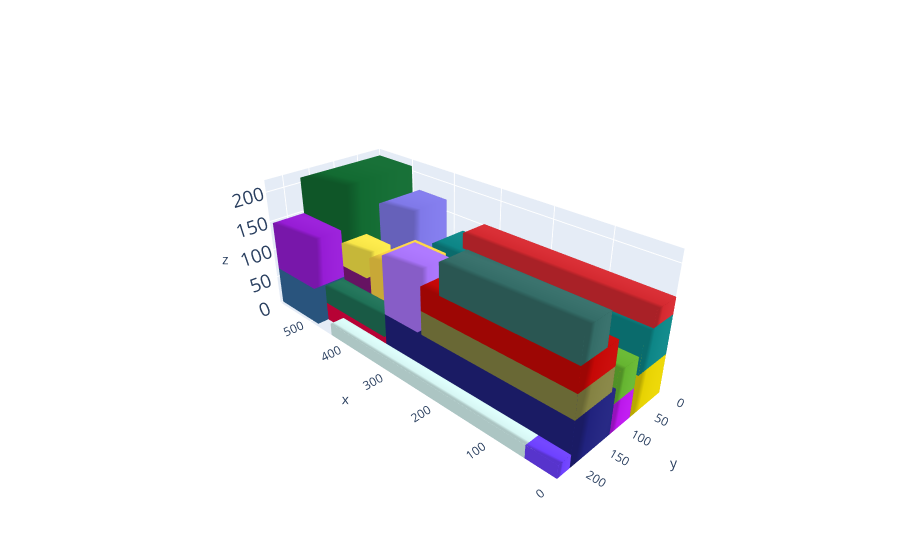

Notebook source saved alongside this figure:
### Markdown cell above
# Plot the solution

### Code cell
cont, execution_time,total_volume,TOTAL_VOLUME,DS,history_CG = MLCP_function(params=params,instance=1,weight_restriction=True, max_distance_cg=10000)
print("cont despues de ejecutar MLCP")
L = cont.l;W = cont.w; H = cont.h

box_dims = []
for aabb in cont.aabbs:
  box_dims.append([aabb.xmin,aabb.ymin,aabb.zmin,aabb.xmax,aabb.ymax,aabb.zmax])
box_dims.append([0,0,0,L,W,H])
bxplot.plot_container([L,W,H], box_dims) 
print(f'{L} {W} {H}')
print(f'L * W * H = {L * W * H}')
print(f'total_volume = {sum(total_volume)}')
print(f'TOTAL_VOLUME = {len(TOTAL_VOLUME)}')
print(f'%DS = {DS /sum(total_volume)}')
print(f'% = {sum(total_volume)/(L * W * H)}')

import matplotlib.pyplot as plt
import numpy as np

acum_volume = np.cumsum(total_volume)
x = list(range(1, len(total_volume) + 1))
plt.plot(x, acum_volume)
plt.title('volumen')


plt.show()

### Figure 1 — Plotly figure (JSON) as saved in the notebook; plotly's stock layout.template omitted (floating-point values rounded to 4 significant figures)
{"data": [{"color": "rgb(230.267849354375,209.58434500079076,2.342717201591568)", "i": [7, 0, 0, 0, 4, 4, 2, 6, 4, 0, 3, 7], "j": [3, 4, 1, 2, 5, 6, 5, 5, 0, 1, 2, 2], "k": [0, 7, 2, 3, 6, 7, 1, 2, 5, 5, 7, 6], "opacity": 1, "type": "mesh3d", "x": [0, 0, 412, 412, 0, 0, 412, 412], "y": [0, 76, 76, 0, 0, 76, 76, 0], "z": [0, 0, 0, 0, 64, 64, 64, 64]}, {"color": "rgb(108.96176976802968,64.39257262338599,254.44959841434653)", "i": [7, 0, 0, 0, 4, 4, 2, 6, 4, 0, 3, 7], "j": [3, 4, 1, 2, 5, 6, 5, 5, 0, 1, 2, 2], "k": [0, 7, 2, 3, 6, 7, 1, 2, 5, 5, 7, 6], "opacity": 1, "type": "mesh3d", "x": [0, 0, 49, 49, 0, 0, 49, 49], "y": [208, 233, 233, 208, 208, 233, 233, 208], "z": [0, 0, 0, 0, 21, 21, 21, 21]}, {"color": "rgb(50.78522077338806,105.25266012972162,155.9564361768964)", "i": [7, 0, 0, 0, 4, 4, 2, 6, 4, 0, 3, 7], "j": [3, 4, 1, 2, 5, 6, 5, 5, 0, 1, 2, 2], "k": [0, 7, 2, 3, 6, 7, 1, 2, 5, 5, 7, 6], "opacity": 1, "type": "mesh3d", "x": [484, 484, 587, 587, 484, 484, 587, 587], "y": [0, 228, 228, 0, 0, 228, 228, 0], "z": [0, 0, 0, 0, 64, 64, 64, 64]}, {"color": "rgb(32.29560760541881,33.92302905969704,125.47129516636979)", "i": [7, 0, 0, 0, 4, 4, 2, 6, 4, 0, 3, 7], "j": [3, 4, 1, 2, 5, 6, 5, 5, 0, 1, 2, 2], "k": [0, 7, 2, 3, 6, 7, 1, 2, 5, 5, 7, 6], "opacity": 1, "type": "mesh3d", "x": [0, 0, 336, 336, 0, 0, 336, 336], "y": [123, 208, 208, 123, 123, 208, 208, 123], "z": [0, 0, 0, 0, 72, 72, 72, 72]}, {"color": "rgb(214.66220265460203,246.33813676239802,243.74086203154374)", "i": [7, 0, 0, 0, 4, 4, 2, 6, 4, 0, 3, 7], "j": [3, 4, 1, 2, 5, 6, 5, 5, 0, 1, 2, 2], "k": [0, 7, 2, 3, 6, 7, 1, 2, 5, 5, 7, 6], "opacity": 1, "type": "mesh3d", "x": [49, 49, 441, 441, 49, 49, 441, 441], "y": [208, 233, 233, 208, 208, 233, 233, 208], "z": [0, 0, 0, 0, 21, 21, 21, 21]}, {"color": "rgb(186.565007393518,23.107695408503847,234.63081927792626)", "i": [7, 0, 0, 0, 4, 4, 2, 6, 4, 0, 3, 7], "j": [3, 4, 1, 2, 5, 6, 5, 5, 0, 1, 2, 2], "k": [0, 7, 2, 3, 6, 7, 1, 2, 5, 5, 7, 6], "opacity": 1, "type": "mesh3d", "x": [0, 0, 284, 284, 0, 0, 284, 284], "y": [76, 123, 123, 76, 76, 123, 123, 76], "z": [0, 0, 0, 0, 48, 48, 48, 48]}, {"color": "rgb(127.13747672293863,24.048074834294724,123.0766837054103)", "i": [7, 0, 0, 0, 4, 4, 2, 6, 4, 0, 3, 7], "j": [3, 4, 1, 2, 5, 6, 5, 5, 0, 1, 2, 2], "k": [0, 7, 2, 3, 6, 7, 1, 2, 5, 5, 7, 6], "opacity": 1, "type": "mesh3d", "x": [412, 412, 484, 484, 412, 412, 484, 484], "y": [0, 170, 170, 0, 0, 170, 170, 0], "z": [0, 0, 0, 0, 84, 84, 84, 84]}, {"color": "rgb(228.82071992516398,1.9394491445181172,66.25321673437352)", "i": [7, 0, 0, 0, 4, 4, 2, 6, 4, 0, 3, 7], "j": [3, 4, 1, 2, 5, 6, 5, 5, 0, 1, 2, 2], "k": [0, 7, 2, 3, 6, 7, 1, 2, 5, 5, 7, 6], "opacity": 1, "type": "mesh3d", "x": [340, 340, 484, 484, 340, 340, 484, 484], "y": [172, 208, 208, 172, 172, 208, 208, 172], "z": [0, 0, 0, 0, 31, 31, 31, 31]}, {"color": "rgb(90.5955343787531,53.19438791773637,218.6102964353265)", "i": [7, 0, 0, 0, 4, 4, 2, 6, 4, 0, 3, 7], "j": [3, 4, 1, 2, 5, 6, 5, 5, 0, 1, 2, 2], "k": [0, 7, 2, 3, 6, 7, 1, 2, 5, 5, 7, 6], "opacity": 1, "type": "mesh3d", "x": [342, 342, 412, 412, 342, 342, 412, 412], "y": [77, 172, 172, 77, 77, 172, 172, 77], "z": [0, 0, 0, 0, 62, 62, 62, 62]}, {"color": "rgb(124.44125951312739,35.10129370280192,33.52260975713375)", "i": [7, 0, 0, 0, 4, 4, 2, 6, 4, 0, 3, 7], "j": [3, 4, 1, 2, 5, 6, 5, 5, 0, 1, 2, 2], "k": [0, 7, 2, 3, 6, 7, 1, 2, 5, 5, 7, 6], "opacity": 1, "type": "mesh3d", "x": [294, 294, 342, 342, 294, 294, 342, 342], "y": [76, 123, 123, 76, 76, 123, 123, 76], "z": [0, 0, 0, 0, 71, 71, 71, 71]}, {"color": "rgb(30.96827541433438,112.96717415873381,86.53897480610448)", "i": [7, 0, 0, 0, 4, 4, 2, 6, 4, 0, 3, 7], "j": [3, 4, 1, 2, 5, 6, 5, 5, 0, 1, 2, 2], "k": [0, 7, 2, 3, 6, 7, 1, 2, 5, 5, 7, 6], "opacity": 1, "type": "mesh3d", "x": [340, 340, 484, 484, 340, 340, 484, 484], "y": [172, 208, 208, 172, 172, 208, 208, 172], "z": [31, 31, 31, 31, 62, 62, 62, 62]}, {"color": "rgb(100.93899398221515,179.97954361860775,48.22701879763728)", "i": [7, 0, 0, 0, 4, 4, 2, 6, 4, 0, 3, 7], "j": [3, 4, 1, 2, 5, 6, 5, 5, 0, 1, 2, 2], "k": [0, 7, 2, 3, 6, 7, 1, 2, 5, 5, 7, 6], "opacity": 1, "type": "mesh3d", "x": [0, 0, 284, 284, 0, 0, 284, 284], "y": [76, 123, 123, 76, 76, 123, 123, 76], "z": [48, 48, 48, 48, 96, 96, 96, 96]}, {"color": "rgb(249.7335271509234,209.82538252684765,69.34648524585316)", "i": [7, 0, 0, 0, 4, 4, 2, 6, 4, 0, 3, 7], "j": [3, 4, 1, 2, 5, 6, 5, 5, 0, 1, 2, 2], "k": [0, 7, 2, 3, 6, 7, 1, 2, 5, 5, 7, 6], "opacity": 1, "type": "mesh3d", "x": [342, 342, 412, 412, 342, 342, 412, 412], "y": [77, 172, 172, 77, 77, 172, 172, 77], "z": [62, 62, 62, 62, 124, 124, 124, 124]}, {"color": "rgb(18.223014557806756,107.01393482065252,49.934698565884624)", "i": [7, 0, 0, 0, 4, 4, 2, 6, 4, 0, 3, 7], "j": [3, 4, 1, 2, 5, 6, 5, 5, 0, 1, 2, 2], "k": [0, 7, 2, 3, 6, 7, 1, 2, 5, 5, 7, 6], "opacity": 1, "type": "mesh3d", "x": [502, 502, 587, 587, 502, 502, 587, 587], "y": [0, 168, 168, 0, 0, 168, 168, 0], "z": [64, 64, 64, 64, 208, 208, 208, 208]}, {"color": "rgb(12.912758025850895,133.48990944010941,134.43340220690385)", "i": [7, 0, 0, 0, 4, 4, 2, 6, 4, 0, 3, 7], "j": [3, 4, 1, 2, 5, 6, 5, 5, 0, 1, 2, 2], "k": [0, 7, 2, 3, 6, 7, 1, 2, 5, 5, 7, 6], "opacity": 1, "type": "mesh3d", "x": [0, 0, 380, 380, 0, 0, 380, 380], "y": [0, 70, 70, 0, 0, 70, 70, 0], "z": [64, 64, 64, 64, 126, 126, 126, 126]}, {"color": "rgb(150.2810328443282,28.404013470467508,212.8310246463525)", "i": [7, 0, 0, 0, 4, 4, 2, 6, 4, 0, 3, 7], "j": [3, 4, 1, 2, 5, 6, 5, 5, 0, 1, 2, 2], "k": [0, 7, 2, 3, 6, 7, 1, 2, 5, 5, 7, 6], "opacity": 1, "type": "mesh3d", "x": [485, 485, 587, 587, 485, 485, 587, 587], "y": [168, 228, 228, 168, 168, 228, 228, 168], "z": [64, 64, 64, 64, 146, 146, 146, 146]}, {"color": "rgb(131.63143548571787,129.63555437844292,66.26046859221034)", "i": [7, 0, 0, 0, 4, 4, 2, 6, 4, 0, 3, 7], "j": [3, 4, 1, 2, 5, 6, 5, 5, 0, 1, 2, 2], "k": [0, 7, 2, 3, 6, 7, 1, 2, 5, 5, 7, 6], "opacity": 1, "type": "mesh3d", "x": [0, 0, 258, 258, 0, 0, 258, 258], "y": [132, 208, 208, 132, 132, 208, 208, 132], "z": [72, 72, 72, 72, 110, 110, 110, 110]}, {"color": "rgb(168.48615098580368,115.63209544370596,249.19492956489628)", "i": [7, 0, 0, 0, 4, 4, 2, 6, 4, 0, 3, 7], "j": [3, 4, 1, 2, 5, 6, 5, 5, 0, 1, 2, 2], "k": [0, 7, 2, 3, 6, 7, 1, 2, 5, 5, 7, 6], "opacity": 1, "type": "mesh3d", "x": [266, 266, 336, 336, 266, 266, 336, 336], "y": [146, 208, 208, 146, 146, 208, 208, 146], "z": [72, 72, 72, 72, 167, 167, 167, 167]}, {"color": "rgb(127.3137268155075,120.68859275522067,232.58680924108597)", "i": [7, 0, 0, 0, 4, 4, 2, 6, 4, 0, 3, 7], "j": [3, 4, 1, 2, 5, 6, 5, 5, 0, 1, 2, 2], "k": [0, 7, 2, 3, 6, 7, 1, 2, 5, 5, 7, 6], "opacity": 1, "type": "mesh3d", "x": [418, 418, 484, 484, 418, 418, 484, 484], "y": [0, 90, 90, 0, 0, 90, 90, 0], "z": [84, 84, 84, 84, 170, 170, 170, 170]}, {"color": "rgb(247.56266295815215,229.35804959155485,71.28507201124461)", "i": [7, 0, 0, 0, 4, 4, 2, 6, 4, 0, 3, 7], "j": [3, 4, 1, 2, 5, 6, 5, 5, 0, 1, 2, 2], "k": [0, 7, 2, 3, 6, 7, 1, 2, 5, 5, 7, 6], "opacity": 1, "type": "mesh3d", "x": [424, 424, 484, 484, 424, 424, 484, 484], "y": [119, 170, 170, 119, 119, 170, 170, 119], "z": [84, 84, 84, 84, 125, 125, 125, 125]}, {"color": "rgb(196.57832656298555,7.182212162467033,5.372038952648065)", "i": [7, 0, 0, 0, 4, 4, 2, 6, 4, 0, 3, 7], "j": [3, 4, 1, 2, 5, 6, 5, 5, 0, 1, 2, 2], "k": [0, 7, 2, 3, 6, 7, 1, 2, 5, 5, 7, 6], "opacity": 1, "type": "mesh3d", "x": [0, 0, 258, 258, 0, 0, 258, 258], "y": [132, 208, 208, 132, 132, 208, 208, 132], "z": [110, 110, 110, 110, 148, 148, 148, 148]}, {"color": "rgb(211.83764759775283,41.21819368964786,48.163868709898615)", "i": [7, 0, 0, 0, 4, 4, 2, 6, 4, 0, 3, 7], "j": [3, 4, 1, 2, 5, 6, 5, 5, 0, 1, 2, 2], "k": [0, 7, 2, 3, 6, 7, 1, 2, 5, 5, 7, 6], "opacity": 1, "type": "mesh3d", "x": [0, 0, 333, 333, 0, 0, 333, 333], "y": [0, 49, 49, 0, 0, 49, 49, 0], "z": [126, 126, 126, 126, 152, 152, 152, 152]}, {"color": "rgb(51.940831172918095,108.04265195711672,102.91612372208246)", "i": [7, 0, 0, 0, 4, 4, 2, 6, 4, 0, 3, 7], "j": [3, 4, 1, 2, 5, 6, 5, 5, 0, 1, 2, 2], "k": [0, 7, 2, 3, 6, 7, 1, 2, 5, 5, 7, 6], "opacity": 1, "type": "mesh3d", "x": [0, 0, 222, 222, 0, 0, 222, 222], "y": [156, 208, 208, 156, 156, 208, 208, 156], "z": [148, 148, 148, 148, 197, 197, 197, 197]}, {"color": "rgb(9.67728957105602,88.33833585608147,42.404989829322545)", "i": [7, 0, 0, 0, 4, 4, 2, 6, 4, 0, 3, 7], "j": [3, 4, 1, 2, 5, 6, 5, 5, 0, 1, 2, 2], "k": [0, 7, 2, 3, 6, 7, 1, 2, 5, 5, 7, 6], "opacity": 0, "type": "mesh3d", "x": [0, 0, 587, 587, 0, 0, 587, 587], "y": [0, 233, 233, 0, 0, 233, 233, 0], "z": [0, 0, 0, 0, 220, 220, 220, 220]}], "layout": {"autosize": false, "margin": {"b": 0, "l": 0, "r": 0, "t": 0}, "paper_bgcolor": "rgba(0,0,0,0)", "scene": {"camera": {"center": {"x": 0, "y": 0, "z": 0}, "eye": {"x": -2, "y": 2, "z": 1.5}, "up": {"x": 0, "y": 0, "z": 1}}, "xaxis": {"nticks": 10, "range": [0, 587], "showspikes": false}, "yaxis": {"nticks": 5, "range": [0, 233], "showspikes": false}, "zaxis": {"nticks": 5, "range": [0, 220], "tickfont": {"size": 15}}}}}
